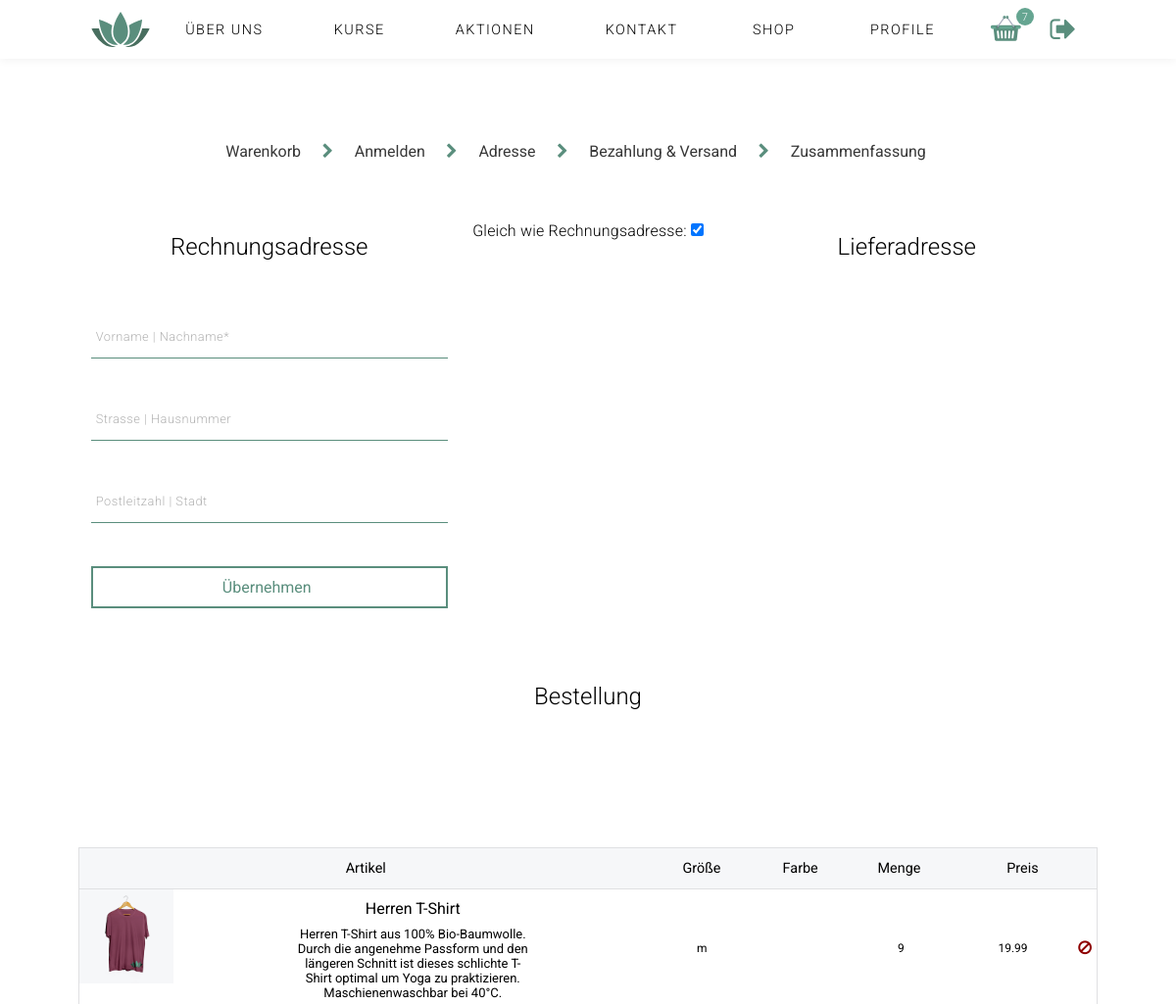
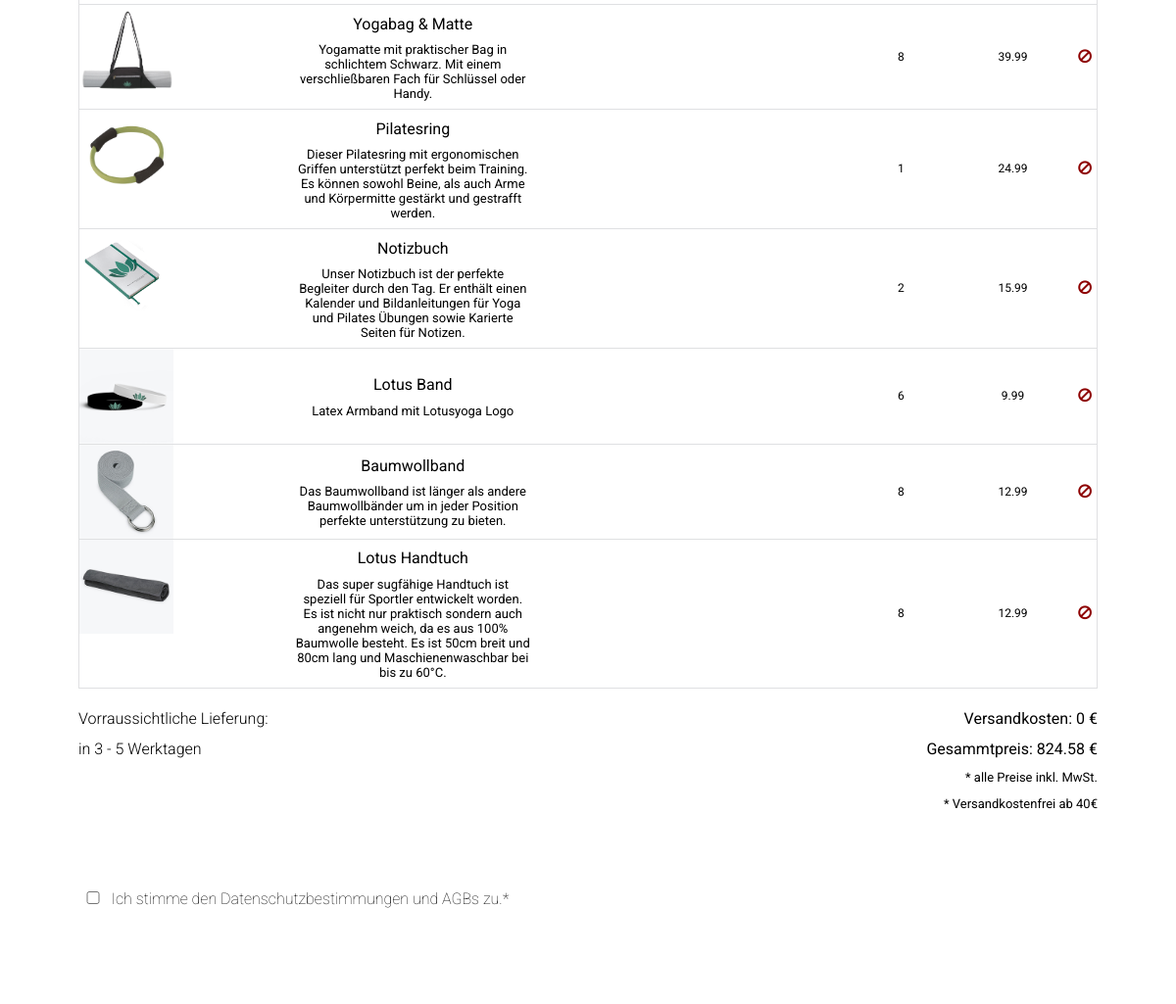
The page /index.php?page=Zusammenfassung (signed in, upper part) on the database as committed earlier (2 pictures, top to bottom).
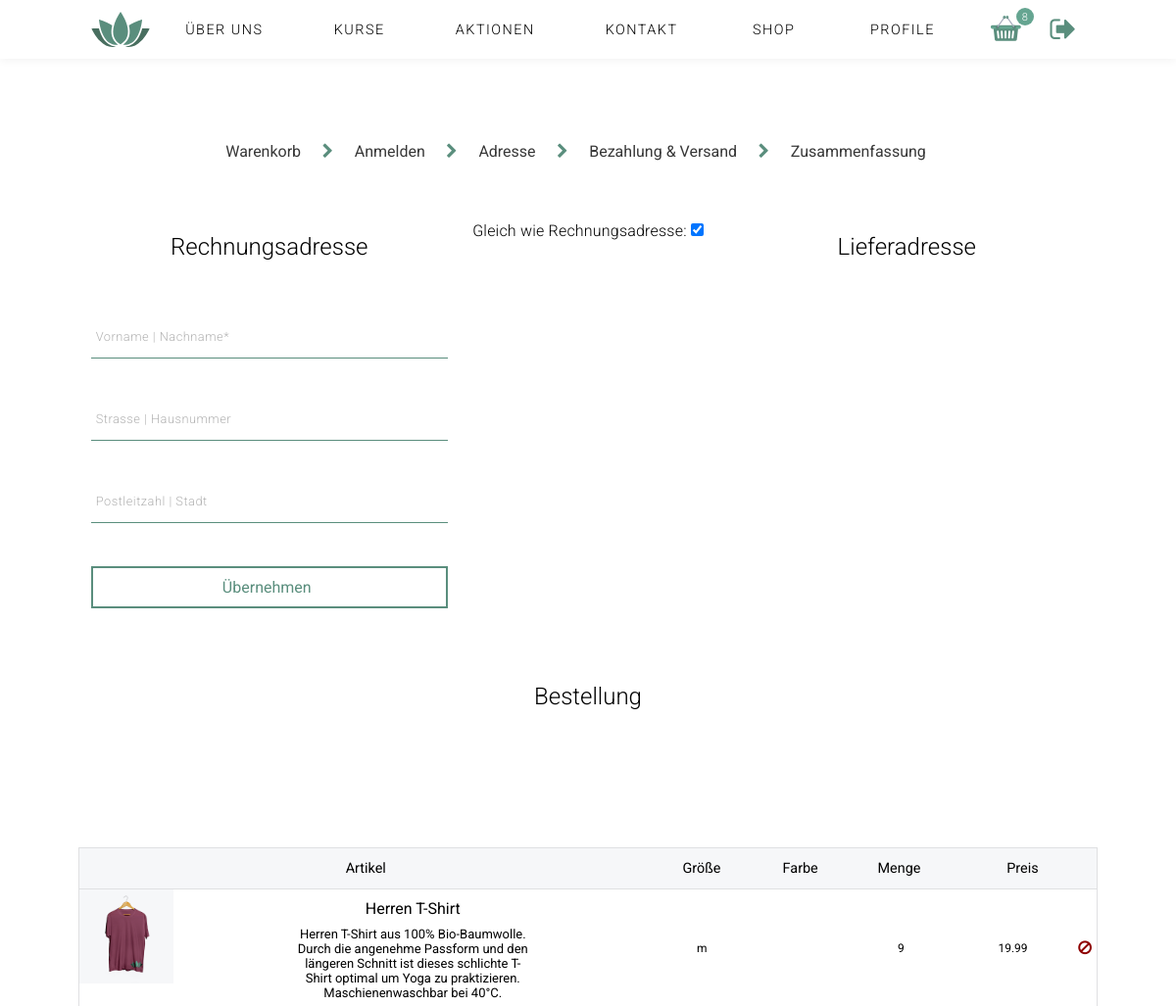
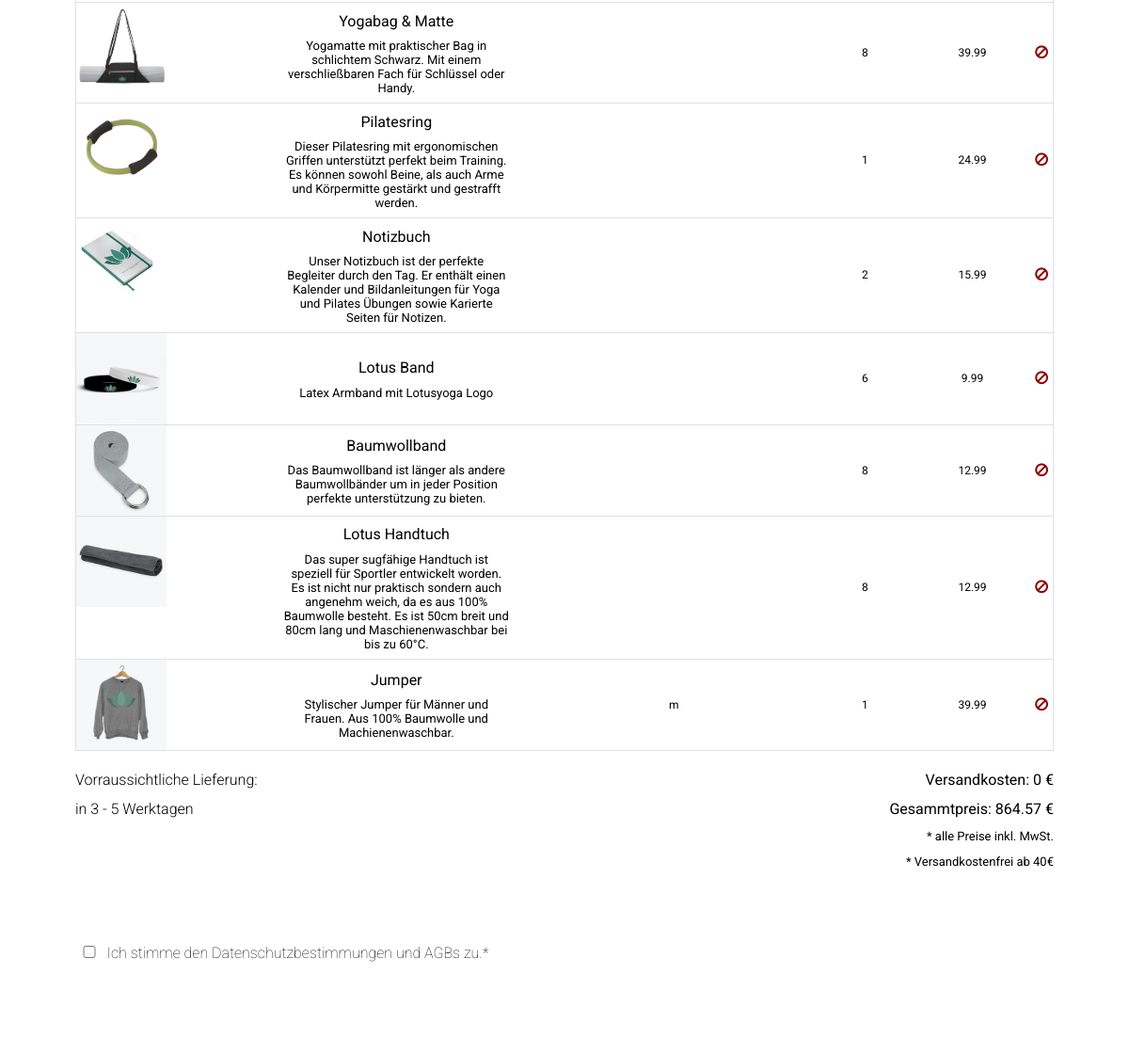
The same page on the database as committed later (2 pictures, top to bottom).
### tables this page shows
CREATE TABLE `breadcrumbs_checkouts` (
  `id` int(11) unsigned NOT NULL AUTO_INCREMENT,
  `name` varchar(70) DEFAULT NULL,
  `position` int(3) DEFAULT NULL,
  `is_active` tinyint(1) DEFAULT '1',
  `deleted_at` timestamp NULL DEFAULT NULL,
  PRIMARY KEY (`id`)
);

CREATE TABLE `products` (
  `id` int(11) NOT NULL AUTO_INCREMENT,
  `_name` varchar(150) NOT NULL,
  `price` float NOT NULL,
  `shop_categories_id` int(10) NOT NULL,
  `description` varchar(300) NOT NULL,
  `pic` varchar(150) NOT NULL,
  `thumb_1` varchar(500) NOT NULL,
  `thumb_2` varchar(500) NOT NULL,
  `thumb_3` varchar(500) NOT NULL,
  `color` varchar(100) DEFAULT NULL,
  `in_aktion` tinyint(1) NOT NULL DEFAULT '0',
  `price_in_aktion` float NOT NULL,
  `is_active` tinyint(1) NOT NULL DEFAULT '1',
  `deleted_at` timestamp NULL DEFAULT NULL,
  PRIMARY KEY (`id`)
);

CREATE TABLE `carts` (
  `id` int(11) NOT NULL AUTO_INCREMENT,
  `user_id` int(11) DEFAULT NULL,
  `guest_id` int(11) DEFAULT NULL,
  `product_id` int(11) NOT NULL,
  `quantity` int(11) NOT NULL,
  `product_size` varchar(100) NOT NULL,
  `created_at` timestamp NOT NULL DEFAULT CURRENT_TIMESTAMP ON UPDATE CURRENT_TIMESTAMP,
  `deleted_at` timestamp NULL DEFAULT NULL,
  PRIMARY KEY (`id`)
);

### index.php (called while the page is built, shortened)
<?php
$content = ('content/');
include('functions/load_content.php');
include('header.php');
if( ! isset($_GET['page']) ){
	$page = "home";
}else{
	$page = $_GET['page'];
}
if($page){
	$content .= $page .".php";
}
include($content);
include('footer.php');
?>

### functions/load_Content.php (called while the page is built, shortened)
<?php
function get_content_data($table_name){
    global $link;
    $sql = "SELECT * FROM " .$table_name. " WHERE deleted_at IS NULL";
	$res = mysqli_query($link, $sql);
	return $res;
}
function get_specific_content_data($table_name, $where, $equals){
    global $link;
    $sql = "SELECT * FROM " .$table_name. " WHERE ". $where . " = " . $equals . " AND deleted_at IS NULL ";
    $res = mysqli_query($link, $sql);
    return $res;
}
$products = get_content_data('products');
$breadcrubms_checkout = get_content_data('breadcrumbs_checkouts');
    if(isset($_SESSION['user']['user_id'])) {
        $cart = get_specific_content_data('carts', 'user_id', $_SESSION['user']['user_id']);
    }else if(isset($_SESSION['guest_id'])) {
        $cart = get_specific_content_data('carts', 'guest_id', $_SESSION['guest_id']);
    }else if(!isset($_SESSION['guest_id'])){
        $guest_id = insert_guest();
        $_SESSION['guest_id'] = $guest_id;
        $cart = get_specific_content_data('carts', 'user_id', $_SESSION['guest_id']);
    }
?>

### content/Zusammenfassung.php (the view, shortened to what the changed rows need)
<section class="content-wrapper wrapper_checkout">
<?php
include("breadcrumbs.php");
?>
    <section class="wrapper-order-sum">
        <section class="wrapper-form-order-sum">
          <section class="billing-address">
              <h2 class="hl_checkout">Rechnungsadresse</h2>
          </section>
          <section class="shipping-address">
              <h2 class="hl_checkout hl_shipping_address">Lieferadresse</h2>
          </section>
        </section>
        <h2 class="hl_checkout">Bestellung</h2>
        <section class="wrapper_card">
            <?php
            $cnt = 0;
            $price = 0;
            $delivery_cost = 5;
            mysqli_data_seek($cart, 0);
            while ($row = mysqli_fetch_assoc($cart)) {
                mysqli_data_seek($products, 0);
                while ($row2 = mysqli_fetch_assoc($products)) {
                    if($row['product_id'] == $row2['id']) {
                        $price += $row2['price']*$row['quantity'];
                        ?>
                        <div class="card-item <?php echo 'cart_item_'.$row['id'].' '; if ($cnt == 0) {echo 'card-item_first';} ?> ">
                            <img src="<?php echo $row2['pic']; ?>" class="img_card" alt="<?php echo $row2['pic']; ?>"/>
                            <ul class="description_card-item">
                                <li><?php echo $row2['_name']; ?></li>
                                <li><?php echo $row2['description']; ?></li>
                            </ul>
                            <ul class="actions_card-item">
                                <li><?php echo $row['product_size']; ?></li>
                                <li class="farbe"><?php echo $row2['color']; ?></li>
                                <li><?php echo $row['quantity']; ?></li>
                            </ul>
                            <div class="price_wrapper"><?php echo $row2['price']; ?></div>
                            <div class="delete_wrapper"><a href="#" class="delete" onClick="delete_from_cart(<?php echo $row['id']; ?>)"><i class="fa fa-ban" aria-hidden="true"></i></a></div>
                        </div>
                        <?php
                    }
                }
                $cnt++;
            }
            if($price >= 40){
                $delivery_cost = 0;
            }
            $price += $delivery_cost;
            ?>
        </section>
        <div class="sum_card_wrapper">
            <ul class="sum_card">
                <li>Versandkosten: <?php echo $delivery_cost; ?> €</li>
                <li>Gesammtpreis: <?php echo $price; ?> €</li>
                <li class="small-text">* alle Preise inkl. MwSt.</li>
                <li class="small-text">* Versandkostenfrei ab 40€</li>
            </ul>
        </div>
    </section>
</section>

### header.php (shortened to what the changed rows need)
<!DOCTYPE html>
<html lang="de">
<head>
    <link rel="stylesheet" href="css/styles.css">
    <link rel="stylesheet" href="font/fontawesome/css/font-awesome.min.css">
</head>
<body onunload="GUnload()" class="body">
  <?php
  if(!isset($_GET['page']) || $_GET['page'] == 'home') {
    $class = 'header_home';
  }else{
    $class = '';
  }
  if(isset($_COOKIE['landingpage'])){
    $no_landingpage = 'header_no_landingpage';
  }else{
    $no_landingpage = '';
  }
  ?>
  <header class="header <?php echo $class.' '.$no_landingpage;?>">
    <h1 class="logo">
  	  <a href="index.php?page=home#about_us">
  		</a>
  	</h1>
    <nav class="nav nav_main">
      <ul>
          <li class="cart">
            <a href="index.php?page=Warenkorb">CART</a>
          <?php
          $cnt = mysqli_num_rows($cart);
            if($cnt > 0) {
                echo '<span id = "cart-counter" >'.$cnt.'</span >';
            }
            ?>
          </li>
  		</ul>
  	</nav>
  </header>

### content/breadcrumbs.php (shortened to what the changed rows need)
<div class="breadcrumb_wrapper">
    <ul class="breadcrumbs" >
      <?php
      if(mysqli_num_rows($breadcrubms_checkout) > 0){
        $i = 0;
        while( $row = mysqli_fetch_assoc($breadcrubms_checkout) ){
          if(isset($_GET['page']) && $row['name'] == $_GET['page']){
            $class = 'crumb-current';
          }elseif($row['position'] < $i){
            $class = 'visited';
          }elseif($row['position'] > $i){
            $class = '';
          }
          if(strpos($row['name'],'&') > 0){
            $class .= ' two-lines';
          }
          ?>
        <li class="breadcrumb-item <?php echo $class; ?>" position="<?php echo $row['position']; ?>">
            <span class="text_wrapper">
                <a href="index.php?page=<?php if($row['name'] == 'Adresse'){echo 'Adressen';}elseif(strpos($row['name'], 'Versand')>0){echo 'Versand';}else{echo $row['name'];} ?>" class="text_a">
                    <span class="text visited_color"><?php echo $row['name']; ?></span>
                </a>
            </span>
        </li>
        <i class="fa fa-chevron-right" aria-hidden="true"></i>
        <?php
        $i++;
        }
      }
       ?>
    </ul>
</div>

Rows that differ between the two databases and show on the page:
added carts: product_size "m", quantity "1"
now on this page (row unchanged): products: pic (picture), _name "Jumper", description "Stylischer Jumper für Männer und Frauen. Aus 100% Baumwolle und Machienenwaschbar.", price "39.99"
Other text that changed with them:
$cnt: "7" → "8"
$price: "824.58" → "864.57"
